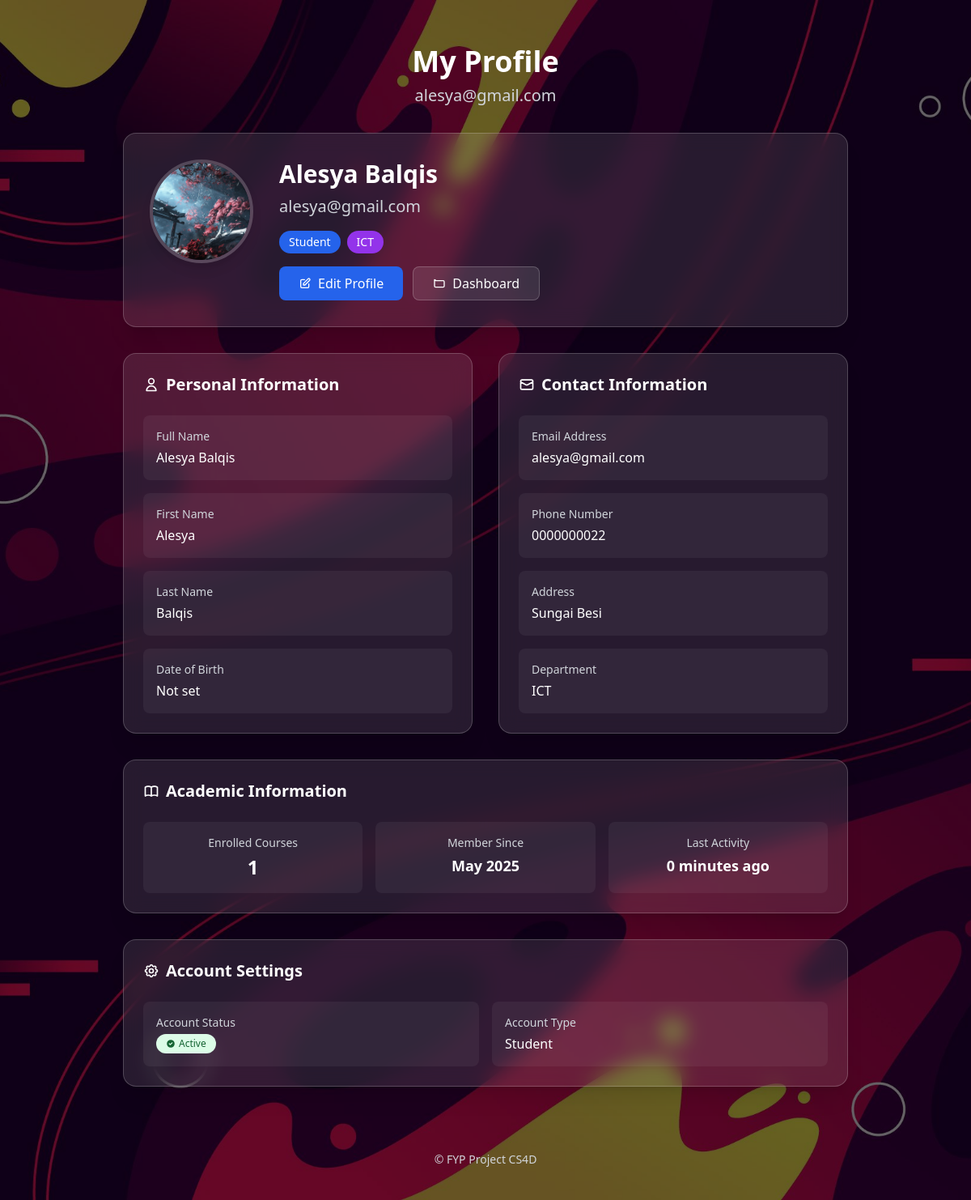
Page /student/profile/ (signed in) on the committed database.
### accounts/models.py (models this page shows, shortened)
class CustomUser(AbstractBaseUser, PermissionsMixin):
    class Role(models.TextChoices):
        STUDENT = 'STUDENT', 'Student'
        LECTURER = 'LECTURER', 'Lecturer'
        ADMIN = 'ADMIN', 'Admin'
    email = models.EmailField(unique=True)
    role = models.CharField(max_length=20, choices=Role.choices, default=Role.STUDENT)
    first_name = models.CharField(max_length=30, blank=True)
    last_name = models.CharField(max_length=30, blank=True)
    phone_number = models.CharField(max_length=20, blank=True, null=True)
    address = models.TextField(blank=True, null=True)
    department = models.CharField(max_length=100, blank=True, null=True)  # Added department field
    profile_picture = models.ImageField(upload_to='profile_pics/', blank=True, null=True)  # Added profile_picture field
    is_staff = models.BooleanField(default=False)
    is_active = models.BooleanField(default=True)
    date_joined = models.DateTimeField(auto_now_add=True)
    USERNAME_FIELD = 'email'
    REQUIRED_FIELDS = ['first_name', 'last_name']
    objects = CustomUserManager()
    def get_full_name(self):
        return f"{self.first_name} {self.last_name}".strip()

### core/models.py (models this page shows, shortened)
class Student(models.Model):
    user = models.OneToOneField(settings.AUTH_USER_MODEL, on_delete=models.CASCADE)
    courses = models.ManyToManyField(Course, through='Enrollment')
    parents = models.ManyToManyField(Parent, related_name='children', blank=True)
    profile_picture = models.ImageField(upload_to='profile_pics/', blank=True, null=True)
    date_of_birth = models.DateField(blank=True, null=True)
    address = models.TextField(blank=True, null=True)
    phone_number = models.CharField(max_length=20, blank=True, null=True)
    latest_activity = models.DateTimeField(blank=True, null=True)

### accounts/decorators.py (the view)
        @login_required
        def _wrapped_view(request, *args, **kwargs):
            if request.user.role != role:
                return HttpResponseForbidden("You are not authorized to view this page.")
            return view_func(request, *args, **kwargs)

### student/views.py (called while the page is built)
@login_required
@role_required(CustomUser.Role.STUDENT)
def student_profile(request):
    try:
        student = Student.objects.get(user=request.user)
        student.latest_activity = timezone.now()
        student.save(update_fields=['latest_activity'])
    except Student.DoesNotExist:
        pass
    user = request.user
    return render(request, 'student/profile.html', {'user': user})

### student/templates/student/profile.html (shortened to what this page needs)
{% extends 'base.html' %}
{% load static %}
{% block content %}
<div class="max-w-4xl mx-auto space-y-8">
  <div class="text-center mb-8">
    <h1 class="text-4xl font-bold text-white mb-2">My Profile</h1>
    <p class="text-xl text-gray-300">{{ request.user.email }}</p>
  </div>
  <div class="bg-white/10 backdrop-blur-md rounded-2xl p-8 border border-white/20 shadow-xl">
    <div class="flex flex-col md:flex-row items-center md:items-start space-y-6 md:space-y-0 md:space-x-8">
      <div class="flex-shrink-0">
        {% if request.user.profile_picture %}
          <img src="{{ request.user.profile_picture.url }}" alt="Profile Picture"
               class="w-32 h-32 rounded-full object-cover border-4 border-white/20 shadow-lg">
        {% endif %}
      </div>
      <div class="flex-grow text-center md:text-left">
        <h2 class="text-3xl font-bold text-white mb-2">
          {{ request.user.get_full_name|default:"No Name Set" }}
        </h2>
        <p class="text-xl text-gray-300 mb-4">{{ request.user.email }}</p>
        <div class="flex flex-wrap justify-center md:justify-start gap-2 mb-4">
          <span class="bg-blue-600 text-white px-3 py-1 rounded-full text-sm">Student</span>
          {% if request.user.department %}
            <span class="bg-purple-600 text-white px-3 py-1 rounded-full text-sm">{{ request.user.department }}</span>
          {% endif %}
        </div>
        <div class="flex flex-col sm:flex-row gap-3 justify-center md:justify-start">
          <a href="{% url 'student:profile_update' %}"
             class="bg-blue-600 hover:bg-blue-700 text-white px-6 py-2 rounded-lg transition-colors flex items-center justify-center">
            <svg class="w-4 h-4 mr-2" fill="none" stroke="currentColor" viewBox="0 0 24 24">
              <path stroke-linecap="round" stroke-linejoin="round" stroke-width="2" d="M11 5H6a2 2 0 00-2 2v11a2 2 0 002 2h11a2 2 0 002-2v-5m-1.414-9.414a2 2 0 112.828 2.828L11.828 15H9v-2.828l8.586-8.586z"></path>
            </svg>
            Edit Profile
          </a>
          <a href="{% url 'student:dashboard' %}"
             class="bg-white/10 hover:bg-white/20 text-white px-6 py-2 rounded-lg transition-colors border border-white/20 flex items-center justify-center">
            <svg class="w-4 h-4 mr-2" fill="none" stroke="currentColor" viewBox="0 0 24 24">
              <path stroke-linecap="round" stroke-linejoin="round" stroke-width="2" d="M3 7v10a2 2 0 002 2h14a2 2 0 002-2V9a2 2 0 00-2-2H5a2 2 0 00-2-2V7"></path>
            </svg>
            Dashboard
          </a>
        </div>
      </div>
    </div>
  </div>
  <div class="grid grid-cols-1 lg:grid-cols-2 gap-8">
    <div class="bg-white/10 backdrop-blur-md rounded-2xl p-6 border border-white/20 shadow-xl">
      <h3 class="text-xl font-semibold text-white mb-6 flex items-center">
        <svg class="w-5 h-5 mr-2" fill="none" stroke="currentColor" viewBox="0 0 24 24">
          <path stroke-linecap="round" stroke-linejoin="round" stroke-width="2" d="M16 7a4 4 0 11-8 0 4 4 0 018 0zM12 14a7 7 0 00-7 7h14a7 7 0 00-7-7z"></path>
        </svg>
        Personal Information
      </h3>
      <div class="space-y-4">
        <div class="bg-white/5 rounded-lg p-4">
          <h4 class="text-sm font-medium text-gray-300 mb-1">Full Name</h4>
          <p class="text-white">{{ request.user.get_full_name|default:"Not set" }}</p>
        </div>
        <div class="bg-white/5 rounded-lg p-4">
          <h4 class="text-sm font-medium text-gray-300 mb-1">First Name</h4>
          <p class="text-white">{{ request.user.first_name|default:"Not set" }}</p>
        </div>
        <div class="bg-white/5 rounded-lg p-4">
          <h4 class="text-sm font-medium text-gray-300 mb-1">Last Name</h4>
          <p class="text-white">{{ request.user.last_name|default:"Not set" }}</p>
        </div>
        <div class="bg-white/5 rounded-lg p-4">
          <h4 class="text-sm font-medium text-gray-300 mb-1">Date of Birth</h4>
          <p class="text-white">
            {% if request.user.student.date_of_birth %}
              {{ request.user.student.date_of_birth|date:"F d, Y" }}
            {% else %}
              Not set
            {% endif %}
          </p>
        </div>
      </div>
    </div>
    <div class="bg-white/10 backdrop-blur-md rounded-2xl p-6 border border-white/20 shadow-xl">
      <h3 class="text-xl font-semibold text-white mb-6 flex items-center">
        <svg class="w-5 h-5 mr-2" fill="none" stroke="currentColor" viewBox="0 0 24 24">
          <path stroke-linecap="round" stroke-linejoin="round" stroke-width="2" d="M3 8l7.89 4.26a2 2 0 002.22 0L21 8M5 19h14a2 2 0 002-2V7a2 2 0 00-2-2H5a2 2 0 00-2 2v10a2 2 0 002 2z"></path>
        </svg>
        Contact Information
      </h3>
      <div class="space-y-4">
        <div class="bg-white/5 rounded-lg p-4">
          <h4 class="text-sm font-medium text-gray-300 mb-1">Email Address</h4>
          <p class="text-white">{{ request.user.email }}</p>
        </div>
        <div class="bg-white/5 rounded-lg p-4">
          <h4 class="text-sm font-medium text-gray-300 mb-1">Phone Number</h4>
          <p class="text-white">{{ request.user.phone_number|default:"Not set" }}</p>
        </div>
        <div class="bg-white/5 rounded-lg p-4">
          <h4 class="text-sm font-medium text-gray-300 mb-1">Address</h4>
          <p class="text-white">{{ request.user.address|default:"Not set" }}</p>
        </div>
        <div class="bg-white/5 rounded-lg p-4">
          <h4 class="text-sm font-medium text-gray-300 mb-1">Department</h4>
          <p class="text-white">{{ request.user.department|default:"Not set" }}</p>
        </div>
      </div>
    </div>
  </div>
  <div class="bg-white/10 backdrop-blur-md rounded-2xl p-6 border border-white/20 shadow-xl">
    <h3 class="text-xl font-semibold text-white mb-6 flex items-center">
      Academic Information
    </h3>
    <div class="grid grid-cols-1 md:grid-cols-3 gap-4">
      <div class="bg-white/5 rounded-lg p-4 text-center">
        <h4 class="text-sm font-medium text-gray-300 mb-1">Enrolled Courses</h4>
        <p class="text-2xl font-bold text-white">{{ request.user.student.enrollment_set.count }}</p>
      </div>
      <div class="bg-white/5 rounded-lg p-4 text-center">
        <h4 class="text-sm font-medium text-gray-300 mb-1">Member Since</h4>
        <p class="text-lg font-semibold text-white">{{ request.user.date_joined|date:"M Y" }}</p>
      </div>
      <div class="bg-white/5 rounded-lg p-4 text-center">
        <h4 class="text-sm font-medium text-gray-300 mb-1">Last Activity</h4>
        <p class="text-lg font-semibold text-white">
          {% if request.user.student.latest_activity %}
            {{ request.user.student.latest_activity|timesince }} ago
          {% else %}
            Never
          {% endif %}
        </p>
      </div>
    </div>
  </div>
  <div class="bg-white/10 backdrop-blur-md rounded-2xl p-6 border border-white/20 shadow-xl">
    <h3 class="text-xl font-semibold text-white mb-6 flex items-center">
      Account Settings
    </h3>
    <div class="grid grid-cols-1 md:grid-cols-2 gap-4">
      <div class="bg-white/5 rounded-lg p-4">
        <h4 class="text-sm font-medium text-gray-300 mb-1">Account Status</h4>
        <span class="inline-flex items-center px-3 py-1 rounded-full text-xs font-medium bg-green-100 text-green-800">
          <svg class="w-3 h-3 mr-1" fill="currentColor" viewBox="0 0 20 20">
            <path fill-rule="evenodd" d="M10 18a8 8 0 100-16 8 8 0 000 16zm3.707-9.293a1 1 0 00-1.414-1.414L9 10.586 7.707 9.293a1 1 0 00-1.414 1.414l2 2a1 1 0 001.414 0l4-4z" clip-rule="evenodd"></path>
          </svg>
          Active
        </span>
      </div>
      <div class="bg-white/5 rounded-lg p-4">
        <h4 class="text-sm font-medium text-gray-300 mb-1">Account Type</h4>
        <p class="text-white">{{ request.user.get_role_display }}</p>
      </div>
    </div>
  </div>
</div>
{% endblock %}

### rows in the picture
CustomUser: user.email "alesya@gmail.com", user.profile_picture (picture), user.get_full_name "Alesya Balqis", user.department "ICT", user.first_name "Alesya", user.last_name "Balqis", user.phone_number "0000000022", user.address "Sungai Besi", user.student.enrollment_set.count "1", user.date_joined "May 2025", user.student.latest_activity "0 minutes", user.role "Student"
